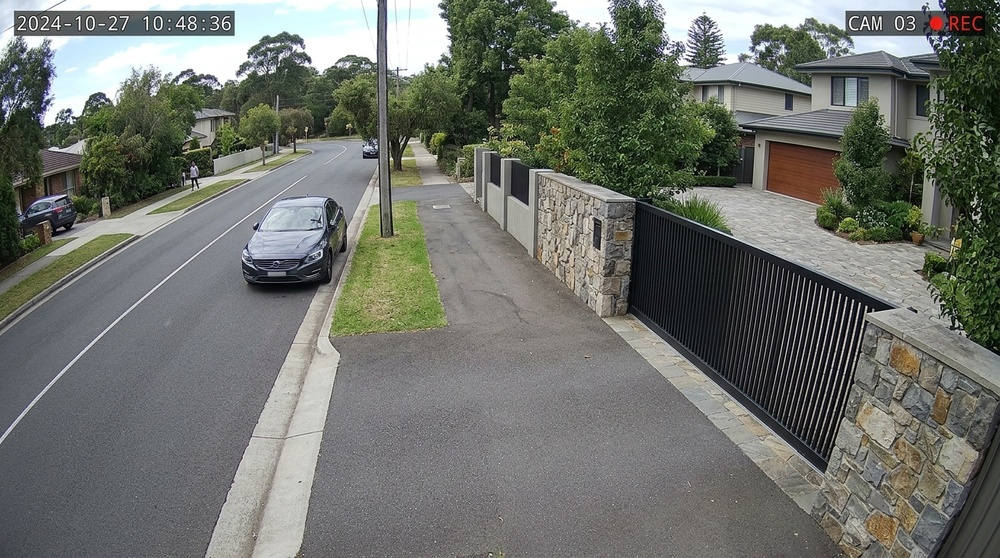
#> input picture src/assets/images/cctv_driveway_gate_1792943436467.jpg, 1000 x 558 px, shrunk from 1376 x 768 before the run
$ python -i preprocessor.py   (imports and definitions only)
#> lines starting #> are read from the running program, lines starting #| are printed output that depends on the picture
#> further down, picture is the input picture: shape (558, 1000, 3); mean B, G, R 107.7, 114.2, 111
"""
VisionGuard AI - Modul předzpracování obrazu (Image Preprocessor)
Zajišťuje vylepšení kontrastu, adaptivní ekvalizaci histogramu (CLAHE)
a odšumění pro spolehlivou detekci v nočním infračerveném (IR) režimu kamer.
"""

import cv2
import numpy as np
import logging
from typing import Tuple

logger = logging.getLogger("VisionGuard.Preprocessor")


class ImageEnhancer:
    """Třída pro předzpracování obrazu a noční IR adaptaci."""

    def __init__(self, clip_limit: float = 2.5, tile_grid_size: Tuple[int, int] = (8, 8)):
        # Inicializace CLAHE pro adaptivní vyrovnání jasu
        self.clahe = cv2.createCLAHE(clipLimit=clip_limit, tileGridSize=tile_grid_size)

    def enhance_ir_frame(self, frame: np.ndarray, apply_denoise: bool = True) -> np.ndarray:
        """
        Aplikuje CLAHE vyrovnání jasu na L-kanál (LAB prostor) a volitelně mírné odšumění.
        Zvyšuje kontrast textu SPZ a obrysů postav v nočních podmínkách bez přepálení.
        """
#> called with apply_denoise = True
        if frame is None or frame.size == 0:
            return frame

        try:
            # Převod do barevného prostoru LAB (oddělení jasu L od barvonosných složek A, B)
            lab = cv2.cvtColor(frame, cv2.COLOR_BGR2LAB)
#> lab: shape (558, 1000, 3); mean of channels 0, 1, 2 119.3, 125.6, 131.4
            l_channel, a_channel, b_channel = cv2.split(lab)
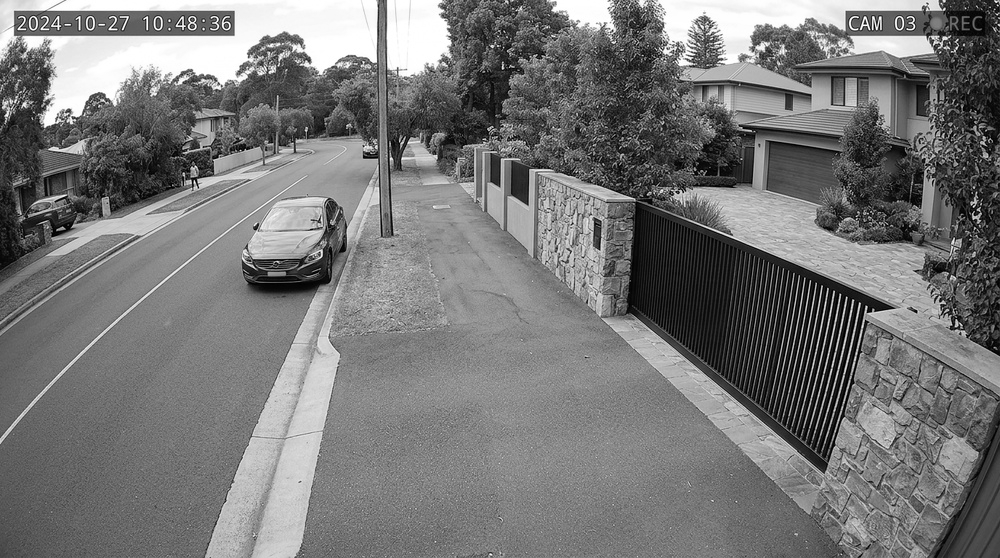
#> l_channel: shape (558, 1000); min 0, max 255, mean 119.3
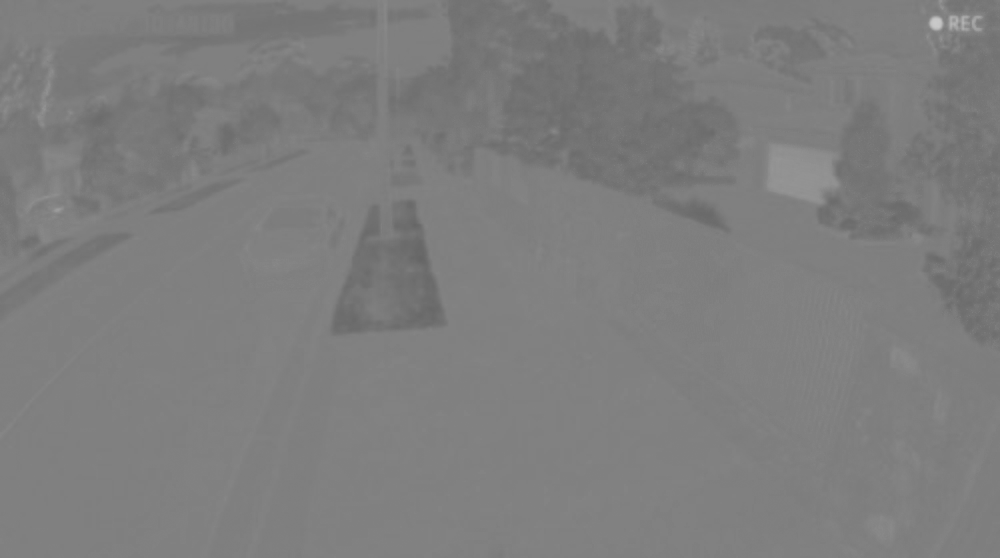
#> a_channel: shape (558, 1000); min 101, max 201, mean 125.6
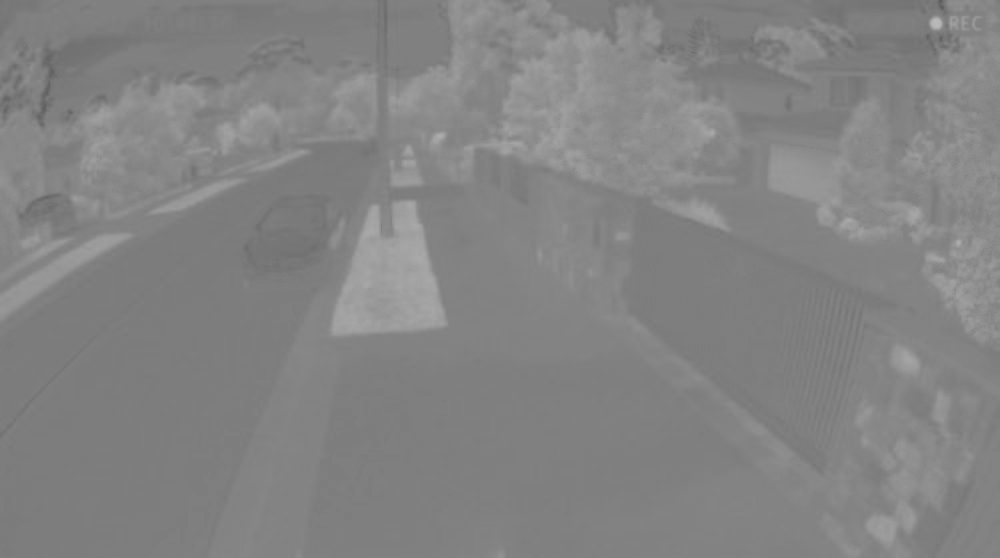
#> b_channel: shape (558, 1000); min 92, max 186, mean 131.4

            # Aplikace adaptivního vyrovnání jasu pouze na L kanál
            enhanced_l = self.clahe.apply(l_channel)
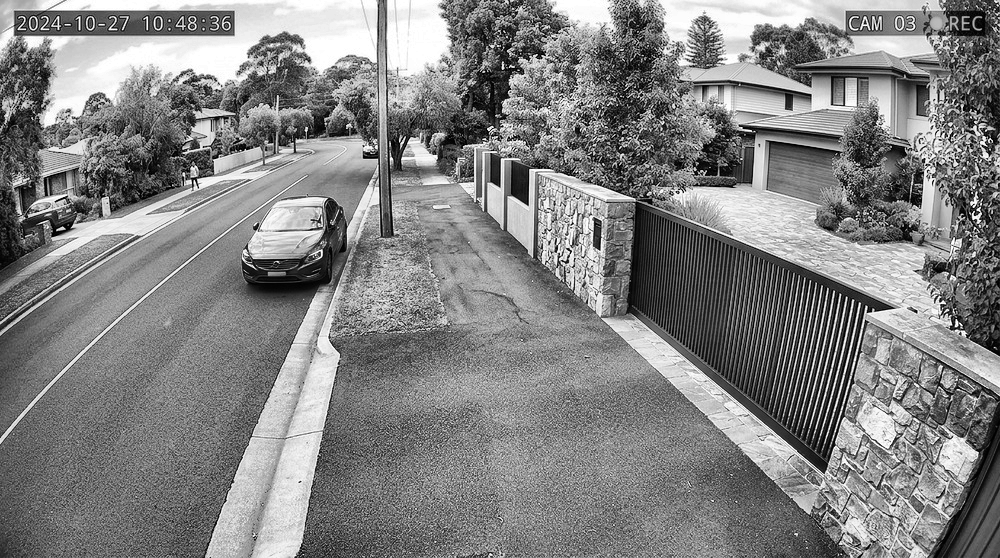
#> enhanced_l: shape (558, 1000); min 0, max 255, mean 130.7

            # Sloučení kanálů zpět a převod do BGR
            merged_lab = cv2.merge((enhanced_l, a_channel, b_channel))
#> merged_lab: shape (558, 1000, 3); mean of channels 0, 1, 2 130.7, 125.6, 131.4
            enhanced_frame = cv2.cvtColor(merged_lab, cv2.COLOR_LAB2BGR)
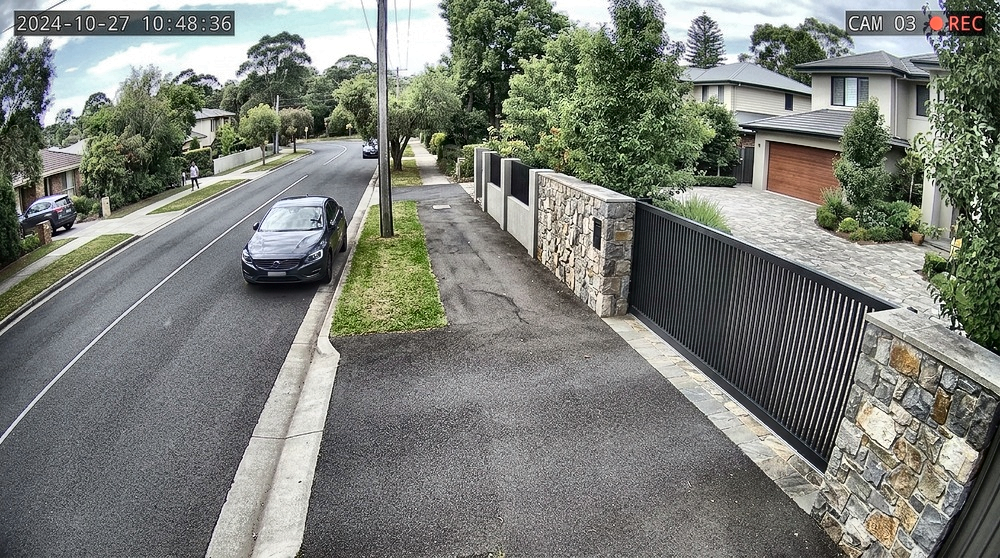
#> enhanced_frame: shape (558, 1000, 3); mean B, G, R 119.2, 126.1, 122.7

            # Volitelné rychlé odšumění (Gaussovský filtr s malým jádrem pro zachování hran)
            if apply_denoise:
                enhanced_frame = cv2.GaussianBlur(enhanced_frame, (3, 3), 0)

            return enhanced_frame

        except Exception as e:
            logger.warning(f"[Preprocessor] Chyba při úpravě kontrastu: {e}")
            return frame

    def is_night_or_ir_scene(self, frame: np.ndarray, saturation_threshold: float = 25.0, brightness_threshold: float = 85.0) -> bool:
        """
        Heuristicky detekuje, zda kamera běží v nočním IR režimu
        (IR režim se vyznačuje téměř nulovou saturací barev a specifickou distribucí jasu).
        """
        try:
            hsv = cv2.cvtColor(frame, cv2.COLOR_BGR2HSV)
            mean_saturation = np.mean(hsv[:, :, 1])
            mean_value = np.mean(hsv[:, :, 2])
            return bool(mean_saturation < saturation_threshold and mean_value < brightness_threshold)
        except Exception:
            return False

>>> import cv2
>>> picture = cv2.imread('../src/assets/images/cctv_driveway_gate_1792943436467.jpg')
>>> result = ImageEnhancer().enhance_ir_frame(picture)
